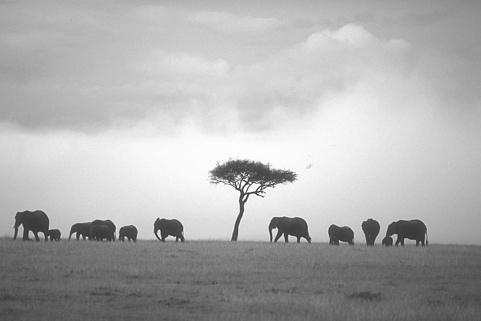
#> input picture images/253036.jpg, 481 x 321 px
$ python canny.py
#> lines starting #> are read from the running program, lines starting #| are printed output that depends on the picture; after the words box and inside, x2 and y2 are one past the last pixel; in counts of white or black regions, pixels touching at a corner belong together
"""
Canny Edge Detection Program

Author: Curtis Helsel
Date: October 2021

Description:
This Python script implements the Canny Edge Detection algorithm for computer
vision. The program includes various stages such as Gaussian masking,
convolution, non-maximum suppression, and hysteresis thresholding. It is
designed to be customizable through command-line options and outputs the
different stages of the implementation along with exporting them to files.

Dependencies:
- numpy
- opencv-python
- scikit-image
- matplotlib
"""

import argparse
import numpy as np
import cv2
from skimage import filters
from matplotlib import pyplot as plt

# Creates the one-dimensional Gaussian mask
# with sigma value and kernel size provided
# For most of the images I tried, a sigma between 1-3
# produced the best results. As a default, mine is set to 3.0
def CreateGaussianMask(sigma, kernel_size):

    # Intial mask values as samples of the Gaussian Function
    # for example [-1, 0, 1]
    gaussian_mask = np.arange(-kernel_size / 2 + .5, kernel_size / 2)

    # For each sample in the mask compute the Gaussian value
    # e^(-x^2 / 2 * sigma^2) / (sqrt(2*pi) * sigma)
    for i, x in  enumerate(gaussian_mask):
        gaussian_mask[i] = np.exp(-(x ** 2) / (2 * (sigma ** 2)))
        gaussian_mask[i] /= np.sqrt(2 * np.pi) * sigma

    # Normalizing the mask
    gaussian_mask /= sum(gaussian_mask)

    return gaussian_mask


# Creates the one-dimensional Gaussian mask derivative with
# sigma value and kernel size provided
def CreateDerivativeGaussian(sigma, kernel_size):

    # Intial mask values as samples of the Gaussian Function
    # for example [-1, 0, 1]
    gaussian_derivative = np.arange(-kernel_size / 2 + .5, kernel_size / 2)

    # For each sample in the mask compute the Gaussian value
    # for the first derivative of the Gaussian function
    # e^(-x^2 / 2 * sigma^2) * -x / (sqrt(2*pi) * sigma ^ 3)
    for i, x in  enumerate(gaussian_derivative):
        gaussian_derivative[i] = -x * np.exp(-(x ** 2) / (2 * (sigma ** 2)))
        gaussian_derivative[i] /= (sigma ** 3) * np.sqrt(2 * np.pi)

    return gaussian_derivative


# Convolves the provided image with the mask provided.
def Convolve(mask, image):
    kernel_size = len(mask)
    half = int(kernel_size / 2)
    length, width = image.shape

    # Pad the image with zeros to retain the image size
    pad = int((kernel_size - 1) / 2)
    I_padded = np.pad(image, pad, 'constant', constant_values=0)

    # Empty image array to add output from convolution
    convolved_image = np.empty((length, width), dtype=np.double)

    # Convolve the image with the dot product of pixels
    # and gaussian mask
    for i in range(length):
        for j in range(width):
            start = j - half + pad
            end = j + half + pad + 1
            pixel_value = np.dot(I_padded[i + pad][start:end], mask)
            convolved_image[i][j] = pixel_value

    return convolved_image


# Calculates the magnitude for each pixel of the two images
def CalculateMagnitude(Ix, Iy):
    # Shape provides the pixel length and width of the image
    length, width = Ix.shape

    # Empty image array to add output from magnitude calculation
    magnitude = np.empty((length, width), dtype=np.double)

    # For each pixel, calculate the magnitude
    # sqrt(Ix(x,y)^2 + Iy(x,y)^2)
    for i in range(length):
        for j in range(width):
            magnitude[i][j] = np.sqrt((Ix[i][j] ** 2) + (Iy[i][j] ** 2))

    return magnitude


# If the center value along the normal direction is max,
# keep the value otherwise set it to zero.
def NonMaximumSupression(magnitude, Iy, Ix):

    # Value setup for comparsion of direction
    right = np.arctan2(0,1)                             # 0 degrees
    upright = np.arctan2(np.sqrt(2) / 2,np.sqrt(2) / 2) # 45 degrees
    downright = - upright                               # -45 degrees
    up = np.arctan2(1,0)                                # 90 degrees
    down = - up                                         # -90 degrees
    upleft = np.arctan2(np.sqrt(2) / 2,-np.sqrt(2) / 2) # 135 degrees
    downleft = -upleft                                  # -135 degrees
    left = np.arctan2(0,-1)                             # 180 degrees


    # Midpoints between angles for pixel determination
    upright_midpoint = midpoint(upright, right) # 22.5 degrees
    downright_midpoint = - upright_midpoint     # -22.5 degrees
    up_midpoint = midpoint(up, upright)         # 67.5 degrees
    down_midpoint = - up_midpoint               # -67.5 degrees
    upleft_midpoint = midpoint(upleft, up)      # 112.5 degrees
    downleft_midpoint = - upleft_midpoint       # -112.5 degrees
    left_midpoint = midpoint(left, upleft)      # 157.5 degrees

    # Gradient direction of each pixel
    directions = np.arctan2(Iy, Ix)

    # Shape provides the pixel length and width of the image
    length, width = magnitude.shape

    # Empty image array to add output from
    # non-maximum supression calculation
    image = np.empty((length, width), dtype=np.double)

    for i in range(1, length-1):
        for j in range(1, width-1):
            direction = directions[i][j]
            center = magnitude[i][j]

            # Between 0 and 45 degrees or -135 and -180 degrees
            if right >= direction <= upright or downleft <= direction >= -left:

                # If direction is greater than 22.5 or less than -157.5 degrees
                if direction > upright_midpoint or direction < -left_midpoint:
                    right = magnitude[i+1][j-1]
                    left = magnitude[i-1][j+1]
                else:
                    right = magnitude[i+1][j]
                    left = magnitude[i-1][j]

            # Between 45 and 90 degrees or -90 and -135 degrees
            elif upright > direction <= up or down <= direction > downleft:

                # If direction is greater than 67.5 or less than -112.5 degrees
                if direction > up_midpoint or direction < downleft_midpoint:
                    right = magnitude[i][j-1]
                    left = magnitude[i][j+1]
                else:
                    right = magnitude[i+1][j-1]
                    left = magnitude[i-1][j+1]

            # Between 90 and 135 degrees or -45 and -90 degrees
            elif up > direction <= upleft or downright <= direction > down:

                # If direction is greater than 112.5 or less than -67.5 degrees
                if direction > upleft_midpoint or direction < down_midpoint:
                    right = magnitude[i-1][j-1]
                    left = magnitude[i+1][j+1]
                else:
                    right = magnitude[i][j-1]
                    left = magnitude[i][j+1]

            # Between 135 and 180 degrees or 0 and -45 degrees
            elif upleft > direction <= left or right < direction > downright:

                # If direction is greater than 157.5 or less than -22.5 degrees
                if direction > left_midpoint or direction < -downright_midpoint:
                    right = magnitude[i-1][j]
                    left = magnitude[i+1][j]
                else:
                    right = magnitude[i-1][j-1]
                    left = magnitude[i+1][j+1]

            # check if center is greater than both left and right pixels
            if center > right and center > left:
                image[i][j] = center
            else:
                image[i][j] = 0

    return image

# finds the midpoint between two angles
def midpoint(high, low):

    midpoint = (high + low) / 2

    return midpoint

# Find if the pixel is within range and intesifies the edges
def ApplyHysteresisThreshold(image, low, high):

    # Apply the hysteresis threshould against the image
    # with the lower and upper bounds
    hysteresis = filters.apply_hysteresis_threshold(image, low, high)

    length, width = image.shape

    # Empty image array to add output from magnitude calculation
    hysteresis_image = np.empty((length, width), dtype=np.double)

    # For each pixel, mutltiple the output of the hysteresis
    # threshold with 255 to emphasize the image edges.
    for i in range(length):
        for j in range(width):
            hysteresis_image[i][j] = hysteresis[i][j] * 255

    return hysteresis_image

def main(FLAGS):

    fig = plt.figure()
    rows = 2
    columns = 4

    # Read in a gray scale image and store it as matrix I
    I = cv2.imread(FLAGS.image, cv2.IMREAD_GRAYSCALE)
#> I is the input picture: shape (321, 481); min 39, max 255, mean 174.8

    # Add original image to plot
    fig.add_subplot(rows, columns, 1)
    plt.gray()
    plt.imshow(I)
    plt.title("Original")
    plt.axis('off')

    # Transposing the images allows to convolve with
    # the same function.
    I_transposed = np.transpose(I)

    # Create one-dimensional Gaussian Mask
    G = CreateGaussianMask(FLAGS.sigma, FLAGS.kernel_size)

    # Create one-dimensional for the first derivative Gaussian
    G_derivative = CreateDerivativeGaussian(FLAGS.sigma, FLAGS.kernel_size)

    # Convolve the image in the x and y directions
    # Transposing the image back puts it in the
    # correct orientation
    Ix = Convolve(G, I)
    Iy = np.transpose(Convolve(G, I_transposed))
#> in Convolve (call 2), `I_padded = np.pad(image, pad, 'constant', constant_values=0)`:
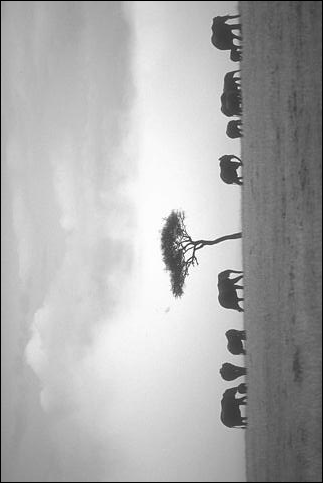
#> I_padded: shape (483, 323); min 0, max 255, mean 173


    # Write convolved images
    cv2.imwrite('./images/x_convolved.jpg', Ix)
    cv2.imwrite('./imgages/y_convolved.jpg', Iy)

    # Add the Gaussian mask against X output to plot
    fig.add_subplot(rows, columns, 2)
    plt.imshow(Ix)
    plt.title("X convolved")
    plt.axis('off')

    # Add the Gaussian mask against X output to plot
    fig.add_subplot(rows, columns, 3)
    plt.imshow(Iy)
    plt.title("Y convolved")
    plt.axis('off')

    # Transpose Ix so it can be convolved with y mask
    # and transpose again to get correct orientation
    Ix_transposed = np.transpose(Ix)
    Ixy = np.transpose(Convolve(G_derivative, Ix_transposed))
#> after the loop in Convolve (call 3), `for i in range(length):`:
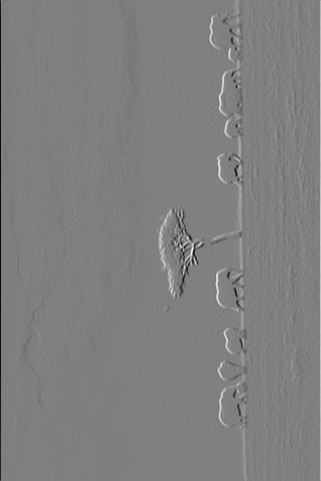
#> convolved_image: shape (481, 321) float64; min -2.67, max 2.67, mean 0.00331; drawn with min black and max white
    Ixy = (Ixy / np.max(Ixy)) * 255

    # Add the derivative Xy output to plot
    fig.add_subplot(rows, columns, 4)
    plt.imshow(Ixy)
    plt.title("Xy convolved")
    plt.axis('off')

    # Convolve with x mask derivative in the y direction
    Iyx = Convolve(G_derivative, Iy)
#> after the loop in Convolve (call 4), `for i in range(length):`:
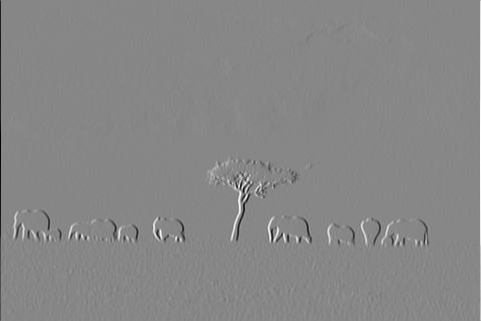
#> convolved_image: shape (321, 481) float64; min -2.99, max 2.65, mean 0.00021; drawn with min black and max white
    Iyx = (Iyx / np.max(Iyx)) * 255

    # Add the derivative Yx output to plot
    fig.add_subplot(rows, columns, 5)
    plt.imshow(Iyx)
    plt.title("Yx convolved")
    plt.axis('off')

    # Write derivative convolved images
    cv2.imwrite('./imgages/xy_convolved.jpg', Ixy)
    cv2.imwrite('./imgages/yx_convolved.jpg', Iyx)

    # Calculate the magnitude of the two convolved images
    Im = CalculateMagnitude(Ixy, Iyx)
#> after the loop in CalculateMagnitude, `for i in range(length):`:
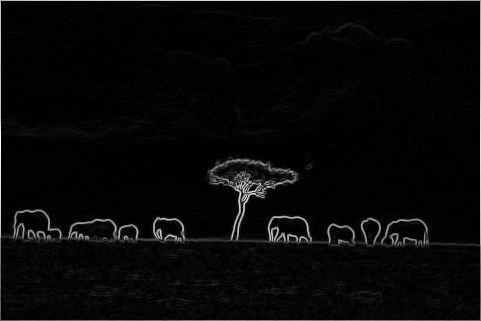
#> magnitude: shape (321, 481) float64; min 0, max 287.7, mean 9.6; drawn with min black and max white

    # Add the magnitude output to plot
    fig.add_subplot(rows, columns, 6)
    plt.imshow(Im)
    plt.title("Magnitude")
    plt.axis('off')

    # Write magnitude image
    cv2.imwrite('./images/Imagnitude.jpg', Im)

    # Calculate the non-maximum supression of two images
    # against the magnitude
    Inms = NonMaximumSupression(Im, Iyx, Ixy)
#> in NonMaximumSupression, `directions = np.arctan2(Iy, Ix)`:
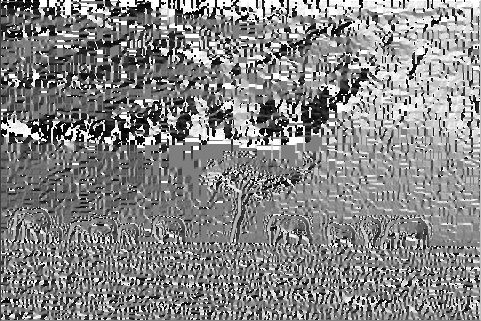
#> directions: shape (321, 481) float64; min -3.14, max 3.14, mean 0.148; drawn with min black and max white
#> after the loop in NonMaximumSupression, `for i in range(1, length-1):`:
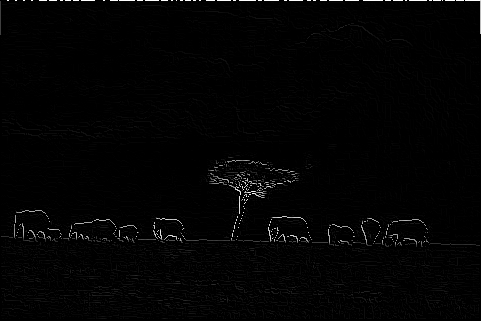
#> image: shape (321, 481) float64; min 0, max 255.7, mean 3.5; drawn with min black and max white

    # Add the non-maximum supression output to plot
    fig.add_subplot(rows, columns, 7)
    plt.imshow(Inms)
    plt.title("Non-maximum Suppression")
    plt.axis('off')

    # Write non-maximum suppression image
    cv2.imwrite('./images/Inms.jpg', Inms)

    # Calculate the hysteresis threshould of image
    canny_image = ApplyHysteresisThreshold(Inms, FLAGS.low, FLAGS.high)
#> in ApplyHysteresisThreshold, `hysteresis = filters.apply_hysteresis_threshold(image, low, high)`:
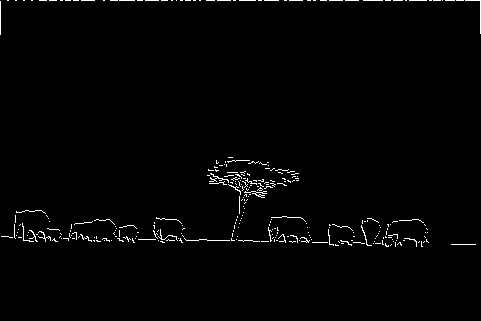
#> hysteresis: shape (321, 481) bool; 1.3% white in thin lines or dots, all inside (x1, y1, x2, y2) = (0, 0, 481, 247)

    # Add the canny image output to plot
    fig.add_subplot(rows, columns, 8)
    plt.imshow(canny_image)
    plt.title("Canny")
    plt.axis('off')

    # Write canny image
    cv2.imwrite('./images/canny_image.jpg', canny_image)

    # Display the plot of all images
    plt.show()

if __name__ == '__main__':

    parser = argparse.ArgumentParser('Canny Edge Detection')
    parser.add_argument('--image',
                        type=str, default='./images/253036.jpg',
                        help='Provide an image file path.')

    parser.add_argument('--sigma',
                        type=float, default=3.0,
                        help='Provide sigma value.')

    parser.add_argument('--kernel_size',
                        type=float, default=3,
                        help='Provide kernel size value to convolve .')

    parser.add_argument('--low',
                        type=float, default=25,
                        help='Provide low threshold value for hysteresis.')

    parser.add_argument('--high',
                        type=float, default=50,
                        help='Provide high  threshold value for hysteresis.')

    FLAGS = None
    FLAGS, unparsed = parser.parse_known_args()

    main(FLAGS)
